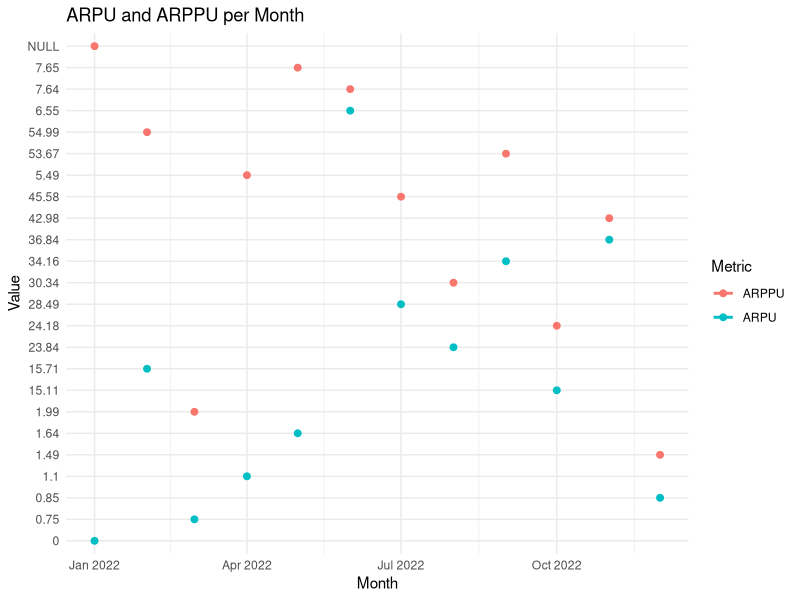

This figure's R source:
## ---- chunk 1
library(ggplot2)

arpu <- read.csv("ARPUandARPPUperMonth.csv")
arpu$Month <- as.Date(paste0(arpu$Month, "-01"))

arpu_long <- rbind(
  data.frame(Month = arpu$Month, Metric = "ARPU",  Value = arpu$ARPU),
  data.frame(Month = arpu$Month, Metric = "ARPPU", Value = arpu$ARPPU)
)

ggplot(arpu_long, aes(x = Month, y = Value, color = Metric)) +
  geom_line(linewidth = 1) +
  geom_point(size = 2) +
  labs(title = "ARPU and ARPPU per Month", x = "Month", y = "Value") +
  theme_minimal()
